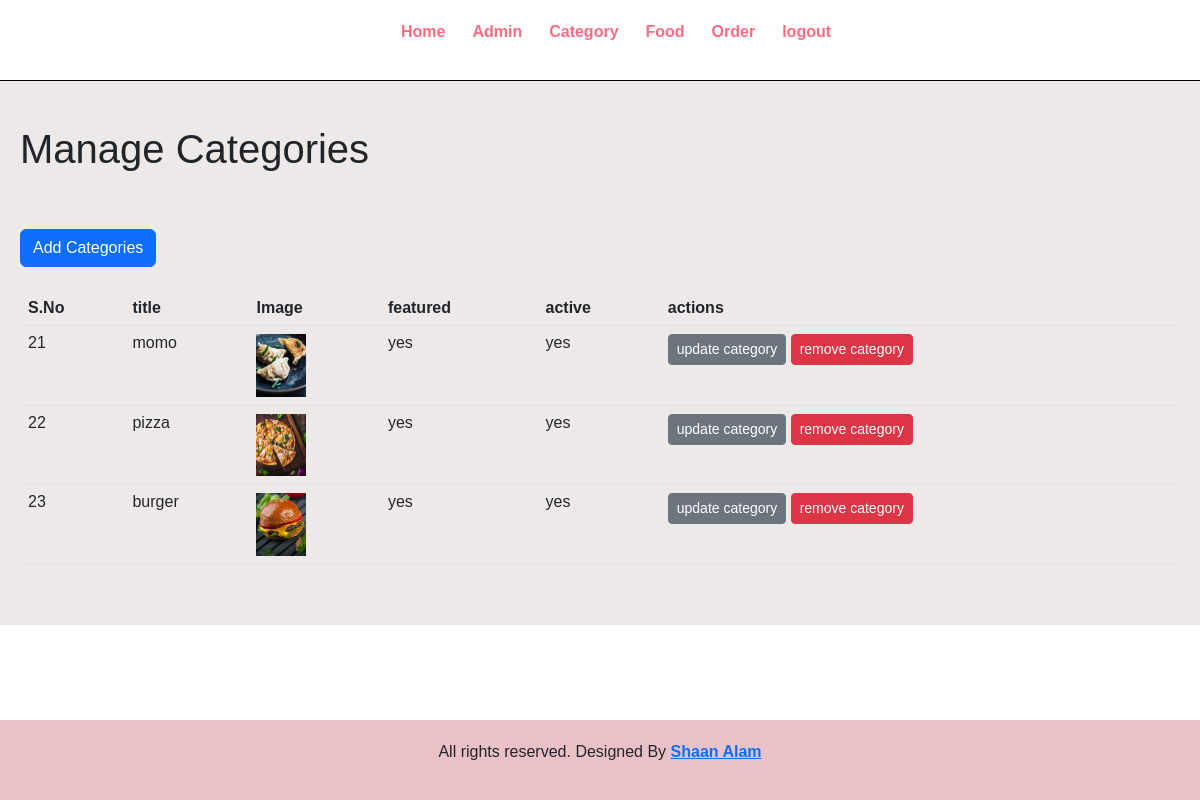
/admin/manage-category.php (signed in), run on the app's committed database.
### tables this page shows
CREATE TABLE `category_tbl` (
  `id` int(10) UNSIGNED NOT NULL,
  `title` varchar(100) NOT NULL,
  `image_name` varchar(100) NOT NULL,
  `featured` varchar(10) NOT NULL,
  `active` varchar(10) NOT NULL
);

### admin/manage-category.php (the view, shortened to what this page needs)
<?php include('partials/menu.php') ?>
<div class="main-content">
    <div class="wrapper">
        <h1>Manage Categories</h1>
        <br>
         <br>
         <a class="btn btn-primary" href="add-category.php" role="button">Add Categories</a>
     <table class="table">
            <br><br>
        <tr>
        <th scope="col">S.No</th>
        <th scope="col">title</th>
        <th scope="col">Image</th>
        <th scope="col">featured</th>
        <th scope="col">active</th>
        <th scope="col">actions</th>
        </tr>
        <?php
            $sql = "SELECT * FROM category_tbl";
            $res = mysqli_query($con, $sql);
            $count = mysqli_num_rows($res);
            if($count>0)
            {
                while($row=mysqli_fetch_assoc($res))
                {
                    $id=$row['id'];
                    $title=$row['title'];
                    $image_name=$row['image_name'];
                    $featured=$row['featured'];
                    $active=$row['active'];
                    ?>
                     <tr>
                        <td><?php echo $id?></td>
                        <td><?php echo $title; ?></td>
                        <td>
                            <?php
                            if($image_name!="")
                            {
                                ?>
                                <img src="http://localhost/TY-PROJECT/images/category/<?php echo $image_name; ?>" width="50px">
                                <?php
                            }
                            else
                            {
                                echo "image not added";
                            }
                            ?>
                        </td>
                        <td><?php echo $featured; ?></td>
                        <td><?php echo $active; ?></td>
                        <td>
                        <a class="btn btn-secondary btn-sm" href='http://localhost/TY-PROJECT/admin/update-category.php?id=<?php echo $id; ?>'>update category</a>
                        <a class="btn btn-danger btn-sm" href='http://localhost/TY-PROJECT/admin/delete-category.php?id=<?php echo $id; ?>&image_name=<?php echo $image_name; ?>'>remove category</a>
                        </td>
                     </tr>
                    <?php
                }
            }
            else
            {
                ?>
                <tr>
                    <td colspan="6">no categories added</td>
                </tr>
                <?php
            }
        ?>
    </table>
    </div>
</div>
<?php include('partials/footer.php') ?>

### admin/partials/menu.php (shortened to what this page needs)
<html>
    <head>
   <link rel="stylesheet" href="../css/main.css">
<link href="https://cdn.jsdelivr.net/npm/bootstrap@5.2.0/dist/css/bootstrap.min.css" rel="stylesheet">
    </head>
    <body>
     <div class="menu">
        <div class="wrapper">
            <ul>
               <li><a href="index.php">Home</a></li>
               <li><a href="manage-admin.php">Admin</a></li>
               <li><a href="manage-category.php">Category</a></li>
               <li><a href="manage-food.php">Food</a></li>
               <li><a href="manage-order.php">Order</a></li>
               <li><a href="logout.php">logout</a></li>
            </ul>
        </div>
     </div>

### admin/partials/footer.php
<div class="footer fixed-bottom">
     <div class="wrapper text-center">
            <p>All rights reserved. Designed By <strong><a href="#">Shaan Alam</a></strong></p>
        </div>
     </div>
    </body>
</html>

### css/main.css (style rules this page uses)
* { margin: 0; padding: 0; font-family: Arial, Helvetica, sans-serif; }
.wrapper { padding: 20px; width: 100%; margin: 0 auto; }
.text-center { text-align: center; }
.menu { text-align: center; border-bottom: 1px solid rgb(3, 2, 2); }
.menu ul { list-style-type: none; }
.menu ul li { display: inline; padding: 1%; text-decoration: none; }
.menu ul li a { text-decoration: none; color: #ff6b81; font-weight: bold; }
.main-content { background-color: rgb(238, 233, 233); padding: 2% 0; }
.footer { background-color: #eac1c7;; }

### data on the page
category_tbl: id "21", title "momo", image_name (picture), featured "yes", active "yes"
category_tbl: id "22", title "pizza", image_name (picture), featured "yes", active "yes"
category_tbl: id "23", title "burger", image_name (picture), featured "yes", active "yes"
